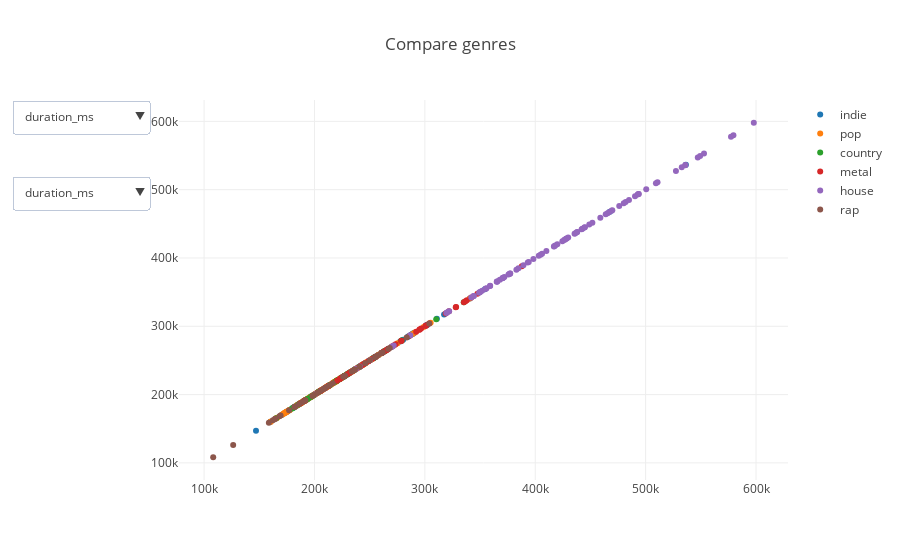

The notebook cell saved with this chart:
### Code cell
# function to make list of traces given dictionary of dataframes and the dataframe keys to be plotted
def make_traces(x, y, dfs):
    ts = []
    for name, df in dfs.items():
        ts.append(go.Scatter(x=df[x], y=df[y], mode='markers', 
                       name=name, text=df.name + ' - ' + df.artists))
    return ts

data = dict()

# define which categories we want to include
categories = ['duration_ms', 'popularity', 'acousticness', 'danceability', 
       'energy', 'instrumentalness', 'key', 'liveness', 'loudness',
       'mode', 'speechiness', 'tempo', 'time_signature', 'valence']

# for each category make a list of the data from each dataframe
for cat in categories:
    data[cat] = [df[cat] for df in dfs.values()]

# define behaviour of dropdown menus
# we've defined the buttons using list comprehensions - on selection, the x/y data and axis label are updated
updatemenus = list([
    dict(
         x=-0.05,
         y=0.8,
         buttons=list([   
            dict(label = cat,
                 method = 'update',
                 args = [{'x': data[cat]},
                         {'xaxis': dict(title = cat)}]) for cat in categories
        ])
    ),
    dict(
         x=-0.05,
         y=1,
         buttons=list([   
            dict(label = cat,
                 method = 'update',
                 args = [{'y': data[cat]},
                         {'yaxis': dict(title = cat)}]) for cat in categories
        ])
    )
])

# set the initial data
initial_dat = go.Data(make_traces('duration_ms', 'duration_ms', dfs))

# make the layout
layout = dict(title='Compare genres', showlegend=True,
              updatemenus=updatemenus)

fig = dict(data=initial_dat, layout=layout)
fig['layout'].update(hovermode='closest')
plotly.offline.iplot(fig)

### Figure 1 — Plotly figure (JSON) as saved in the notebook; plotly's stock layout.template omitted (floating-point values rounded to 4 significant figures; data arrays with more than 128 entries replaced by an {"elided": "..."} marker saying what was removed)
{"data": [{"mode": "markers", "name": "indie", "text": ["Gooey - Glass Animals", "Baby - Ariel Pink", "Don't Move - Phantogram", "The Less I Know The Better - Tame Impala", "Wide Eyes - Local Natives", "Sunset Lover - Petit Biscuit", "I Dare You - The xx", "Sedona - Houndmouth", "Genesis - Grimes", "Lazy Eye - Silversun Pickups", "Burning - The Whitest Boy Alive", "Painting (Masterpiece) - Lewis Del Mar", "After the Moment - Craft Spells", "Disparate Youth - Santigold", "Trouble - Cage The Elephant", "Everlasting Light - The Black Keys", "Fire - Diskopunk", "Two Weeks - Grizzly Bear", "Let It Happen - Tame Impala", "Baby - Devendra Banhart", "Midnight City - M83", "New Slang - The Shins", "When I'm Small - Phantogram", "Walking On A Dream - Empire of the Sun", "Friends of Friends - Hospitality", "Open Your Eyes - STRFKR", "Young Folks - Peter Bjorn and John", "Put a Light On - Generationals", "Coffee - Sylvan Esso", "Sleepyhead - Passion Pit", "Rawnald Gregory Erickson the Second - STRFKR", "Future Starts Slow - The Kills", "Gronlandic Edit - of Montreal", "Sister Of Pearl - Baio", "Seasons (Waiting On You) - Future Islands", "Go Outside - Cults", "The Look - Metronomy", "Empress - Morningsiders", "The Bay - Metronomy", "Lazuli - Beach House", "Argonauts - The Little Ones", "Feels Like We Only Go Backwards - Tame Impala", "Paper Planes - M.I.A.", "Someday - The Strokes", "All The Time - Bahamas", "Polish Girl - Neon Indian", "Rebellion (Lies) - Arcade Fire", "Zebra - Beach House", "Feel It All Around - Washed Out", "Fineshrine - Purity Ring", "Oxford Comma - Vampire Weekend", "Answer - Phantogram", "Sweet Disposition - The Temper Trap", "Water - Ra Ra Riot, Rostam", "Sound & Color - Alabama Shakes", "Inside Out - Spoon", "When They Fight, They Fight - Generationals", "Fever - The Black Keys", "Wraith Pinned to the Mist and Other Games - of Montreal", "Ophelia - The Lumineers", "This Head I Hold - Electric Guest", "Dark Days - Local Natives", "Lisztomania - Phoenix", "Feeling Ok - Best Coast", "Loud Pipes - Ratatat", "Float On - Modest Mouse", "Australia - The Shins", "waves - Tame Impala Remix - Miguel, Tame Impala", "Our Own House - MisterWives", "Silver Lining - Rilo Kiley", "Busy Earnin' - Jungle", "Burn the Witch - Radiohead", "No No No - Beirut", "Lost In The Light - Bahamas", "Dance Yrself Clean - LCD Soundsystem", "Baby Missiles - The War On Drugs", "Excuses - The Morning Benders", "The High Road - Broken Bells", "My Girls - Animal Collective", "Naive - The Kooks", "Where Is My Mind? - Pixies", "Brazil - Declan McKenna", "Mountain At My Gates - Foals", "Banquet - Bloc Party", "White Winter Hymnal - Fleet Foxes", "Maps - Yeah Yeah Yeahs", "Seventeen - Sjowgren", "Gold - Chet Faker", "No Surprises - Radiohead", "I Follow Rivers - Lykke Li", "Can’t Let Go, Juno - Kishi Bashi", "Since I Left You - The Avalanches", "Rill Rill - Sleigh Bells", "Armistice - Phoenix", "On Hold - The xx", "Breezeblocks - alt-J"], "type": "scatter", "x": [289306, 287426, 258186, 216320, 266053, 237792, 233280, 239880, 255320, 354360, 191173, 243413, 240608, 284400, 225973, 203773, 197749, 243160, 467586, 185786, 241440, 231173, 249066, 198440, 187453, 232946, 279026, 226933, 269693, 174760, 173693, 245000, 204760, 253439, 226440, 204400, 277653, 199742, 290173, 301866, 187053, 192960, 203760, 183440, 234973, 264000, 310893, 288720, 192080, 209760, 195733, 231600, 230800, 280333, 182466, 301960, 200213, 246306, 255613, 160097, 175773, 180413, 241640, 196160, 226533, 208466, 236733, 253346, 232226, 216973, 181772, 220609, 170640, 236720, 536471, 213920, 317426, 232200, 340786, 203506, 236973, 252306, 244293, 196613, 147026, 219760, 226952, 285290, 229120, 228466, 262680, 261000, 229893, 185106, 224133, 227080], "y": [289306, 287426, 258186, 216320, 266053, 237792, 233280, 239880, 255320, 354360, 191173, 243413, 240608, 284400, 225973, 203773, 197749, 243160, 467586, 185786, 241440, 231173, 249066, 198440, 187453, 232946, 279026, 226933, 269693, 174760, 173693, 245000, 204760, 253439, 226440, 204400, 277653, 199742, 290173, 301866, 187053, 192960, 203760, 183440, 234973, 264000, 310893, 288720, 192080, 209760, 195733, 231600, 230800, 280333, 182466, 301960, 200213, 246306, 255613, 160097, 175773, 180413, 241640, 196160, 226533, 208466, 236733, 253346, 232226, 216973, 181772, 220609, 170640, 236720, 536471, 213920, 317426, 232200, 340786, 203506, 236973, 252306, 244293, 196613, 147026, 219760, 226952, 285290, 229120, 228466, 262680, 261000, 229893, 185106, 224133, 227080]}, {"mode": "markers", "name": "pop", "text": {"elided": "169 str values"}, "type": "scatter", "x": {"elided": "169 int values"}, "y": {"elided": "169 int values"}}, {"mode": "markers", "name": "country", "text": ["House Party - Sam Hunt", "Different For Girls - Dierks Bentley, Elle King", "Go Ahead and Break My Heart (feat. Gwen Stefani) - Blake Shelton, Gwen Stefani", "Star Of The Show - Thomas Rhett", "Carolina Can - Chase Rice", "Body Like A Back Road - Sam Hunt", "Hurricane - Luke Combs", "T-Shirt - Thomas Rhett", "Dirt Road Anthem - Jason Aldean", "Make You Miss Me - Sam Hunt", "Yeah Boy - Kelsea Ballerini", "Huntin', Fishin' And Lovin' Every Day - Luke Bryan", "Head Over Boots - Jon Pardi", "Ready Set Roll - Chase Rice", "Wanna Be That Song - Brett Eldredge", "I'm Comin' Over - Chris Young", "Somethin' 'Bout A Truck - Kip Moore", "Leave The Night On - Sam Hunt", "Gonna Wanna Tonight - Chase Rice", "Baby Be My Love Song - Easton Corbin", "H.O.L.Y. - Florida Georgia Line", "Blue Ain't Your Color - Keith Urban", "Beat Of The Music - Brett Eldredge", "Drink to That All Night - Jerrod Niemann", "Ride (feat. Macy Maloy) - Chase Rice", "Dirt - Florida Georgia Line", "Yeah - Joe Nichols", "Single For The Summer - Sam Hunt", "Highway Don't Care - Tim McGraw, Taylor Swift, Keith Urban", "How Country Feels - Randy Houser", "Nowhere Fast - Old Dominion", "Parachute - Chris Stapleton", "Anything Goes - Florida Georgia Line", "Springsteen - Eric Church", "Drunk On A Plane - Dierks Bentley", "Play It Again - Luke Bryan", "Yours - Russell Dickerson", "Any Ol' Barstool - Jason Aldean", "Don't It - Billy Currington", "Make Me Wanna - Thomas Rhett", "You'll Accomp'ny Me - Frankie Ballard", "Runnin' Outta Moonlight - Randy Houser", "I Don't Want This Night to End - Luke Bryan", "From the Ground Up - Dan + Shay", "Die A Happy Man - Thomas Rhett", "Stay A Little Longer - Brothers Osborne", "One Hell Of An Amen - Brantley Gilbert", "May We All - Florida Georgia Line, Tim McGraw", "Gonna Know We Were Here - Jason Aldean", "It Goes Like This - Thomas Rhett"], "type": "scatter", "x": [190240, 180360, 263800, 181200, 220454, 165386, 223800, 227693, 229413, 225693, 194413, 278640, 205120, 190240, 236226, 197306, 213826, 192160, 213735, 199746, 196960, 230600, 179293, 224813, 241240, 230586, 230706, 310306, 279066, 185093, 190346, 253200, 218866, 263386, 254466, 226866, 221280, 203293, 190920, 227106, 240413, 193573, 219973, 254293, 227426, 335266, 222626, 226173, 223626, 186853], "y": [190240, 180360, 263800, 181200, 220454, 165386, 223800, 227693, 229413, 225693, 194413, 278640, 205120, 190240, 236226, 197306, 213826, 192160, 213735, 199746, 196960, 230600, 179293, 224813, 241240, 230586, 230706, 310306, 279066, 185093, 190346, 253200, 218866, 263386, 254466, 226866, 221280, 203293, 190920, 227106, 240413, 193573, 219973, 254293, 227426, 335266, 222626, 226173, 223626, 186853]}, {"mode": "markers", "name": "metal", "text": ["The Last Stand - Sabaton", "After The Heartache - Darkhaus", "Let Me Feel Your Power - Saxon", "King for a Day - Battle Beast", "Arisen in Broad Daylight - Monte Pittman", "Last Man Standing - Hammerfall", "Back for More - Pyramaze", "Did My Time - Korn", "We Defy - Firewind", "We Will Never Die - Days Of Jupiter", "Rapture Ballet - Witherscape", "Battle in the Sky - Bloodbound", "Headbangers Ballroom - Masterplan", "Bleed - Days Of Jupiter", "Unisonic - Unisonic", "Put Me to Shame - Tokyo Motor Fist", "Seven Years Alone - Devil You Know", "Remember We Die - Gemini Syndrome", "Silence In the Snow - Trivium", "Can't Carry On - Wild Lies", "Hunting High And Low - Stratovarius", "Walk Again - BrokenRail", "Let It Burn - Cold Kingdom", "In Orbit - Evergrey, Floor Jansen", "Lost - Mile", "Darkness Within - Machine Head", "Dreamland - Hammerfall", "Lucky - Eve To Adam", "More Than Ever - Evergrey", "Metal Is For Everyone - Freedom Call", "Still Alive - Nocturnal Rites", "Hero Forever - Meridian", "Angel In Disgrace - The Raven Age", "Gods Come Together - Pink Cream 69", "Tragedy And Harmony - Jeff Loomis", "The Clarion Call - Falconer", "Blacksong - Jorn", "Blackout - Russell Allen", "Last Warning - Shear", "One - Fates Warning", "Replica - Sonata Arctica", "Cold Winter Sun - Demon Hunter", "Healer - Last Tribe", "Burning Times - Iced Earth", "The Collective Unconscious - Hemina", "Eventide - Burnclear", "Live and Breathe - Flaw", "You Waste Your Time - Tremonti", "The Number Game - Testament", "Awakening - Nocturnal Rites", "When Night Falls - Grave Digger", "Pressure - Rains", "Island Of Fools - Alter Bridge", "Breaking the Illusion - Malrun", "Breathless - Triosphere", "Fatal Illusion - Megadeth", "Valley of the Kings - Saxon", "Hardwired - Metallica", "Ghosts of Insanity - DGM, Tom Englund"], "type": "scatter", "x": [238517, 248960, 209773, 273520, 260814, 270233, 262320, 244493, 232080, 300800, 265675, 264560, 295373, 187400, 205866, 262578, 222960, 225263, 220416, 255000, 248866, 209393, 241560, 338000, 266960, 387840, 342026, 191140, 253013, 292146, 242626, 296613, 328000, 286293, 301013, 347626, 336813, 265706, 278890, 266413, 294986, 205786, 321893, 223560, 212454, 230080, 190253, 227288, 278546, 328333, 234186, 212613, 300777, 245803, 318841, 255893, 303906, 191331, 335320], "y": [238517, 248960, 209773, 273520, 260814, 270233, 262320, 244493, 232080, 300800, 265675, 264560, 295373, 187400, 205866, 262578, 222960, 225263, 220416, 255000, 248866, 209393, 241560, 338000, 266960, 387840, 342026, 191140, 253013, 292146, 242626, 296613, 328000, 286293, 301013, 347626, 336813, 265706, 278890, 266413, 294986, 205786, 321893, 223560, 212454, 230080, 190253, 227288, 278546, 328333, 234186, 212613, 300777, 245803, 318841, 255893, 303906, 191331, 335320]}, {"mode": "markers", "name": "house", "text": ["Voix Grave - Johannes Brecht Version - Johannes Brecht, Christian Prommer", "Day for Night - Smalltown Collective", "The Idea - Frankey & Sandrino Remix - Hyenah, Lazarusman", "Virile - The Blaze", "Starlings - N'to", "Hush - Original Mix - Notize", "Get It Together - Drake, Black Coffee, Jorja Smith", "All In All - Tensnake", "Temporary Secretary - Riton", "On My Side - Adryiano", "Agnus Dei - Foreign Guest, Guzy", "Calling Home - Tiefschwarz, Yawk", "Lust - David Mayer Remix - Tigerskin, K.E.E.N.E., Elli, David Mayer", "Burnin' Up - Friend Within, Kideko", "Towards The Seer - André Lodemann Remix - Jimpster, Andre Lodemann", "Strange - Adana Twins", "Loser's Hymn - Talaboman, John Talabot, Axel Boman", "Polarized - Ryan Mac", "Walk to 159 - Alba", "Best Part of Us (Instrumental) - AmPm, Michael Kaneko", "Worship - Duke Dumont", "Warschauer Straße - Original Version - Oliver Koletzki", "When Coasts Collide - Original mix - Jay Haze, Lorenzo Dada", "Last Day - David August Revision - Kollektiv Turmstrasse", "Invidia - Original Mix - Nicolas Masseyeff", "Keep It Down - Original Mix - Tuccillo", "Yourself - Hot Since 82", "Le Cap - Olivier Giacomotto", "Talking to the Birds - Original - SIS", "Melt - Doppel", "Solaris - Mind Against, aether", "Zulu - Brigado Crew, Crisstiano", "The Touch - Rampa", "Running Hot - Aera", "For Eternity (Love Over Entropy Remix) - Armen Miran, Love Over Entropy", "Who You Are - KAASI", "Pisco - Isolée", "The Mule - Human Machine", "Hushle - Bebetta Remix - Hanne & Lore, Bebetta", "Flow - Dp-6", "Shakti Pan (feat. Sven) - Kellerkind, Sven", "Doobies - Original Mix - Moomin", "Someone Like You - Original Mix - Fred Everything", "One - Karl Friedrich Remix - Few Nolder, Karl Friedrich", "Dolce - Compuphonic", "Seconds of Light - Pablo Bolivar", "Awaken - Kemback", "Moorthon II - Frank Wiedemann", "Look Closer - Neil Quigley", "The Feelin' - Maceo Plex", "Music On - James Dexter, Chris Stussy", "Just Escape - Justin Martin Remix - Justin Martin, Escape", "Last Call - Karmon Remix - Alex Kennon, Karmon", "Don't Come Home - The Revenge Remix - Gavin Froome, Golden Ears", "Mogadishu - Original Mix - Shakarchi & Stranéus", "Do to Me - Pattern Drama", "Acamar - Frankey, Sandrino", "Complex - Serge Devant Remix - Jonas Rathsman, Josef Salvat, Serge Devant", "Soak It - Hyenah, Nonku", "Panorama - Original Mix - Jeremy Olander", "Sparta - Original Mix - Ten Walls", "Revelation - Rauschhaus, David Baader", "AURORA - Original Mix - John Monkman, Pete Tong", "Friends - Solomun", "Hydrae - Frankey, Sandrino", "Secrets & Lies - Fort Romeau", "Tireless - Russ Chimes", "Italove - EMMANUELLE", "Laos - Original Mix - Joachim Pastor", "Childhood - Original Mix - Chicola", "Never Been In Love (Part III) - Sam Weston", "What's Your Number - Swag FM Mix - Ian Pooley, Swag", "Tendresse - Agrume / Lounes", "PHØENIX - John Monkman, Pete Tong", "Necessity - Rampa", "Soul Patrol - Chris Stussy", "Where Eye - Original Mix - Samma Lone", "Dawn - Green Mix - Joris Voorn", "Ortygia - Love Over Entropy Repatterning - Fabio Montana, Love Over Entropy", "Got Me Feeling - Dirt Loopz Makerz", "Relaxation - Ensam", "Sea Of Steps - Bakradze", "Trevor C. Belmont - Ten Walls", "You Got to Love Me - David August", "Chrome - Original Mix - Fabian Kash", "Verso - Monkey Safari", "Valv - Skymning", "Chirality - DJ Tennis", "Love Apparel - Axel Boman remix - Lorenzo Dada, Axel Boman", "Trust Me - Radio Edit (Feat. Robyn) - Mr. Tophat, Robyn", "Vermillion - Agoria Remix - Damian Lazarus & The Ancient Moons, Damian Lazarus, Agoria", "Felt This (Original Mix) (feat. Brittany Foster) - With You."], "type": "scatter", "x": [598000, 476097, 448955, 321560, 342063, 376688, 250337, 286849, 271766, 410070, 466826, 377182, 535998, 321951, 492769, 424561, 510776, 428000, 398343, 241259, 416900, 370333, 579533, 404818, 441999, 394146, 438050, 442771, 418158, 469153, 365480, 490395, 403200, 365099, 427019, 451764, 465538, 552886, 382934, 527464, 417200, 365506, 349130, 435613, 350023, 393215, 344258, 535933, 420000, 436363, 509340, 372019, 428360, 444495, 370897, 481874, 500549, 493552, 463871, 532725, 355122, 429865, 458979, 547244, 484930, 577345, 270582, 319458, 355862, 480212, 377347, 389293, 320000, 375737, 469808, 351851, 358991, 349767, 549360, 384793, 367956, 237817, 355000, 359166, 344297, 445005, 426206, 493781, 437647, 200800, 406155, 370560], "y": [598000, 476097, 448955, 321560, 342063, 376688, 250337, 286849, 271766, 410070, 466826, 377182, 535998, 321951, 492769, 424561, 510776, 428000, 398343, 241259, 416900, 370333, 579533, 404818, 441999, 394146, 438050, 442771, 418158, 469153, 365480, 490395, 403200, 365099, 427019, 451764, 465538, 552886, 382934, 527464, 417200, 365506, 349130, 435613, 350023, 393215, 344258, 535933, 420000, 436363, 509340, 372019, 428360, 444495, 370897, 481874, 500549, 493552, 463871, 532725, 355122, 429865, 458979, 547244, 484930, 577345, 270582, 319458, 355862, 480212, 377347, 389293, 320000, 375737, 469808, 351851, 358991, 349767, 549360, 384793, 367956, 237817, 355000, 359166, 344297, 445005, 426206, 493781, 437647, 200800, 406155, 370560]}, {"mode": "markers", "name": "rap", "text": ["XO TOUR Llif3 - Lil Uzi Vert", "4 AM - 2 Chainz, Travis Scott", "Slippery (feat. Gucci Mane) - Migos, Gucci Mane", "Butterfly Effect - Travis Scott", "HUMBLE. - Kendrick Lamar", "Met Gala (feat. Offset) - Gucci Mane, Offset", "Portland - Drake, Quavo, Travis Scott", "Stay Blessed - Bryson Tiller", "Drowning (feat. Kodak Black) - A Boogie Wit da Hoodie, Kodak Black", "Tunnel Vision - Kodak Black", "Magnolia - Playboi Carti", "Unforgettable - French Montana, Swae Lee", "Gyalchester - Drake", "1-800-273-8255 - Logic, Alessia Cara, Khalid", "Up - NAV", "DNA. - Kendrick Lamar", "Jump Out The Window - Big Sean", "Disrespectful - G4SHI", "Get Right Witcha - Migos", "Harley - Lil Yachty", "wokeuplikethis* - Playboi Carti, Lil Uzi Vert", "Don't Get Too High - Bryson Tiller", "Patty Cake - Kodak Black", "Trap Paris (feat. Quavo & Ty Dolla $ign) - Machine Gun Kelly, Quavo, Ty Dolla $ign", "Run Me Dry - Bryson Tiller", "From The D To The A (feat. Lil Yachty) - Tee Grizzley, Lil Yachty", "Priorities - Lil Yachty", "Perfect Pint (feat. Kendrick Lamar, Gucci Mane & Rae Sremmurd) - Mike WiLL Made-It, Kendrick Lamar, Gucci Mane, Rae Sremmurd", "Both Eyes Closed (feat. 2 Chainz and Young Dolph) - Gucci Mane, 2 Chainz, Young Dolph", "Neighbors - J. Cole", "What in XXXTarnation - Xxxtentacion, Ski Mask The Slump God", "Flex Like Ouu - Lil Pump", "I'm so Groovy - Future", "Love Galore - SZA, Travis Scott", "LOVE. FEAT. ZACARI. - Kendrick Lamar, Zacari", "Me You - Russ", "First Day Out - Tee Grizzley", "Up - Desiigner", "Gilligan - D.R.A.M., A$AP Rocky, Juicy J", "Look At Me! - Xxxtentacion", "Colombia Heights (Te Llamo) [feat. J Balvin] - Wale, J Balvin", "Everybody - Logic", "Kill Jill - Big Boi, Killer Mike, Jeezy", "East Coast - A$AP Ferg, Remy Ma", "Myself - NAV", "Do Not Disturb - Drake", "LOYALTY. FEAT. RIHANNA. - Kendrick Lamar, Rihanna"], "type": "scatter", "x": [182706, 255557, 304041, 191773, 177000, 205714, 236614, 246040, 209269, 268186, 181812, 233832, 189229, 250173, 199520, 185946, 213693, 202751, 257545, 168320, 235535, 209040, 198109, 203000, 169266, 158684, 210973, 240926, 261219, 216520, 164597, 108251, 261751, 260769, 213400, 164200, 254693, 235677, 207800, 126345, 227666, 162346, 266856, 260418, 226040, 283550, 227360], "y": [182706, 255557, 304041, 191773, 177000, 205714, 236614, 246040, 209269, 268186, 181812, 233832, 189229, 250173, 199520, 185946, 213693, 202751, 257545, 168320, 235535, 209040, 198109, 203000, 169266, 158684, 210973, 240926, 261219, 216520, 164597, 108251, 261751, 260769, 213400, 164200, 254693, 235677, 207800, 126345, 227666, 162346, 266856, 260418, 226040, 283550, 227360]}], "layout": {"hovermode": "closest", "showlegend": true, "title": "Compare genres", "updatemenus": [{"buttons": [{"args": [{"x": {"elided": "6 rows, 513 int values in total"}}, {"xaxis": {"title": "duration_ms"}}], "label": "duration_ms", "method": "update"}, {"args": [{"x": {"elided": "6 rows, 513 int values in total"}}, {"xaxis": {"title": "popularity"}}], "label": "popularity", "method": "update"}, {"args": [{"x": {"elided": "6 rows, 513 float values in total"}}, {"xaxis": {"title": "acousticness"}}], "label": "acousticness", "method": "update"}, {"args": [{"x": {"elided": "6 rows, 513 float values in total"}}, {"xaxis": {"title": "danceability"}}], "label": "danceability", "method": "update"}, {"args": [{"x": {"elided": "6 rows, 513 float values in total"}}, {"xaxis": {"title": "energy"}}], "label": "energy", "method": "update"}, {"args": [{"x": {"elided": "6 rows, 513 float values in total"}}, {"xaxis": {"title": "instrumentalness"}}], "label": "instrumentalness", "method": "update"}, {"args": [{"x": {"elided": "6 rows, 513 int values in total"}}, {"xaxis": {"title": "key"}}], "label": "key", "method": "update"}, {"args": [{"x": {"elided": "6 rows, 513 float values in total"}}, {"xaxis": {"title": "liveness"}}], "label": "liveness", "method": "update"}, {"args": [{"x": {"elided": "6 rows, 513 float values in total"}}, {"xaxis": {"title": "loudness"}}], "label": "loudness", "method": "update"}, {"args": [{"x": {"elided": "6 rows, 513 int values in total"}}, {"xaxis": {"title": "mode"}}], "label": "mode", "method": "update"}, {"args": [{"x": {"elided": "6 rows, 513 float values in total"}}, {"xaxis": {"title": "speechiness"}}], "label": "speechiness", "method": "update"}, {"args": [{"x": {"elided": "6 rows, 513 float values in total"}}, {"xaxis": {"title": "tempo"}}], "label": "tempo", "method": "update"}, {"args": [{"x": {"elided": "6 rows, 513 int values in total"}}, {"xaxis": {"title": "time_signature"}}], "label": "time_signature", "method": "update"}, {"args": [{"x": {"elided": "6 rows, 513 float values in total"}}, {"xaxis": {"title": "valence"}}], "label": "valence", "method": "update"}], "x": -0.05, "y": 0.8}, {"buttons": [{"args": [{"y": {"elided": "6 rows, 513 int values in total"}}, {"yaxis": {"title": "duration_ms"}}], "label": "duration_ms", "method": "update"}, {"args": [{"y": {"elided": "6 rows, 513 int values in total"}}, {"yaxis": {"title": "popularity"}}], "label": "popularity", "method": "update"}, {"args": [{"y": {"elided": "6 rows, 513 float values in total"}}, {"yaxis": {"title": "acousticness"}}], "label": "acousticness", "method": "update"}, {"args": [{"y": {"elided": "6 rows, 513 float values in total"}}, {"yaxis": {"title": "danceability"}}], "label": "danceability", "method": "update"}, {"args": [{"y": {"elided": "6 rows, 513 float values in total"}}, {"yaxis": {"title": "energy"}}], "label": "energy", "method": "update"}, {"args": [{"y": {"elided": "6 rows, 513 float values in total"}}, {"yaxis": {"title": "instrumentalness"}}], "label": "instrumentalness", "method": "update"}, {"args": [{"y": {"elided": "6 rows, 513 int values in total"}}, {"yaxis": {"title": "key"}}], "label": "key", "method": "update"}, {"args": [{"y": {"elided": "6 rows, 513 float values in total"}}, {"yaxis": {"title": "liveness"}}], "label": "liveness", "method": "update"}, {"args": [{"y": {"elided": "6 rows, 513 float values in total"}}, {"yaxis": {"title": "loudness"}}], "label": "loudness", "method": "update"}, {"args": [{"y": {"elided": "6 rows, 513 int values in total"}}, {"yaxis": {"title": "mode"}}], "label": "mode", "method": "update"}, {"args": [{"y": {"elided": "6 rows, 513 float values in total"}}, {"yaxis": {"title": "speechiness"}}], "label": "speechiness", "method": "update"}, {"args": [{"y": {"elided": "6 rows, 513 float values in total"}}, {"yaxis": {"title": "tempo"}}], "label": "tempo", "method": "update"}, {"args": [{"y": {"elided": "6 rows, 513 int values in total"}}, {"yaxis": {"title": "time_signature"}}], "label": "time_signature", "method": "update"}, {"args": [{"y": {"elided": "6 rows, 513 float values in total"}}, {"yaxis": {"title": "valence"}}], "label": "valence", "method": "update"}], "x": -0.05, "y": 1}]}}
